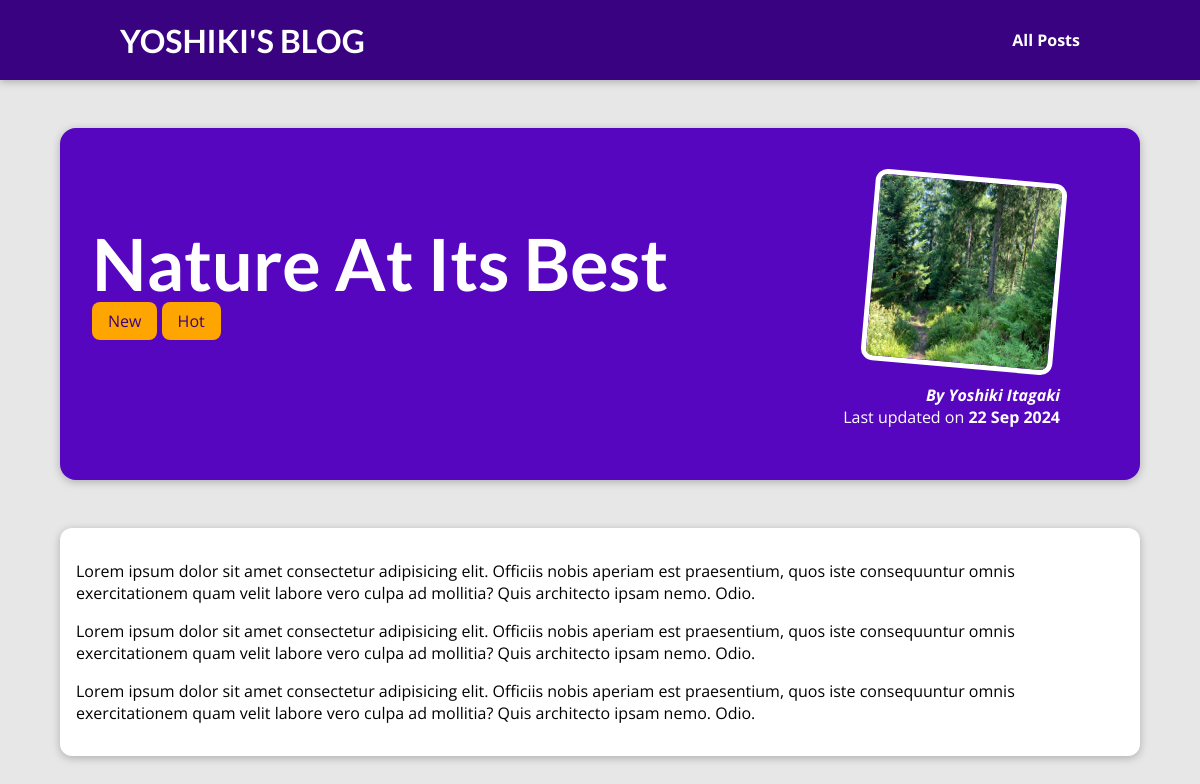
The page /posts/nature-at-its-best on the database its author committed.
### blog/models.py (models this page shows, shortened)
class Post(models.Model):
    title = models.CharField(max_length=150)
    excerpt = models.CharField(max_length=200)
    image = models.ImageField(upload_to="posts", null=True)
    date = models.DateField(auto_now=True)
    slug = models.SlugField(unique=True, db_index=True)
    content = models.TextField(validators=[MinLengthValidator(10)])
    author = models.ForeignKey(Author, on_delete=models.SET_NULL, null=True, related_name="books")
    tags = models.ManyToManyField(Tag)

class Tag(models.Model):
    caption = models.CharField(max_length=20)

class Author(models.Model):
    first_name = models.CharField(max_length=100)
    last_name = models.CharField(max_length=100)
    email_address = models.EmailField()
    def full_name(self):
        return f"{self.first_name} {self.last_name}"
    def __str__(self) -> str:
        return self.full_name()

### blog/views.py (the view)
# urls.py: path("posts/<slug:slug>", views.SinglePostView.as_view(), name="post-detail-page"),
class SinglePostView(DetailView):
    template_name = "blog/post-detail.html"
    model = Post
    def get_context_data(self, **kwargs: Any):
        context = super().get_context_data(**kwargs)
        context["post_tags"] = self.object.tags.all()
        return context

### blog/templates/blog/post-detail.html (shortened to what this page needs)
{% extends "base.html" %}
{% load static %}
{% block css_files %}
   <link rel="stylesheet" href="{% static "blog/post-detail.css" %}" />
{% endblock%}
{% block content %}
    <section id="summary">
        <h2>{{ post.title }}</h2>
        <div>
            {% for tag in post_tags %}
                <span class="tag">{{ tag.caption }}</span>
            {% endfor %}
        </div>
        <article>
            {% if post.image %}
                <img src="{{ post.image.url }}" alt="Post Title" />
            {% endif %}
            <address>By <a href="mailto:{{ post.author.email_address }}">{{ post.author }}</a></address>
            <div>
                Last updated on <time>{{ post.date|date:"d M Y" }}</time>
            </div>
        </article>
    </section>
    <main>
        {{ post.content|linebreaks }}
    </main>
{% endblock %}

### static/app.css (style rules this page uses)
* { box-sizing: border-box; }
html { font-family: 'Open Sans', 'Lato', sans-serif; }
body { margin: 0; }
h1, h2, h3 { font-family: 'Lato', sans-serif; font-weight: bold; }

### blog/static/blog/post-detail.css (style rules this page uses)
body { background-color: #e7e7e7; }
#summary { margin: 8rem auto 3rem auto; padding: 2rem; width: 90%; max-width: 90rem; border-radius: 16px; background-color: #5706c0; position: relative; box-shadow: 0 2px 8px rgba(0, 0, 0, 0.25); height: 22rem; }
#summary h2 { color: white; font-size: 4.5rem; margin-bottom: 0.25rem; }
#summary article { position: absolute; top: 2rem; right: 3rem; padding: 1rem 2rem; border-radius: 12px; text-align: right; color: white; }
#summary article img { width: 12rem; height: 12rem; border-radius: 12px; transform: rotateZ(5deg); border: 5px solid white; margin-bottom: 1rem; }
#summary address { font-weight: bold; }
#summary a { color: white; text-decoration: none; }
#summary time { font-weight: bold; }
main { width: 90%; max-width: 90rem; margin: 3rem auto; background-color: white; padding: 1rem; border-radius: 12px; box-shadow: 0 2px 8px rgba(0, 0, 0, 0.25); }
.tag { background-color: orange; color: #390281; padding: 0.5rem 1rem; border-radius: 8px; }

### rows shown on the page
Post: title "Nature At Its Best", image (picture), author "Yoshiki Itagaki", date "22 Sep 2024", content "Lorem ipsum dolor sit amet consectetur adipisicing elit. Officiis nobis aperiam est praesentium, quos iste consequuntur omnis exercitationem quam velit labore vero culpa ad mollitia? Quis architecto ipsam nemo. Odio. Lorem ipsum dolor sit amet consectetur adipisicing elit. Officiis nobis aperiam est praesentium, quos iste consequuntur omnis exercitationem quam velit labore vero culpa ad mollitia? Quis architecto ipsam nemo. Odio. Lorem ipsum dolor sit amet consectetur adipisicing elit. Officiis nobis aperiam est praesentium, quos iste consequuntur omnis exercitationem quam velit labore vero culpa ad mollitia? Quis architecto ipsam nemo. Odio."
Tag: caption "New"
Tag: caption "Hot"
